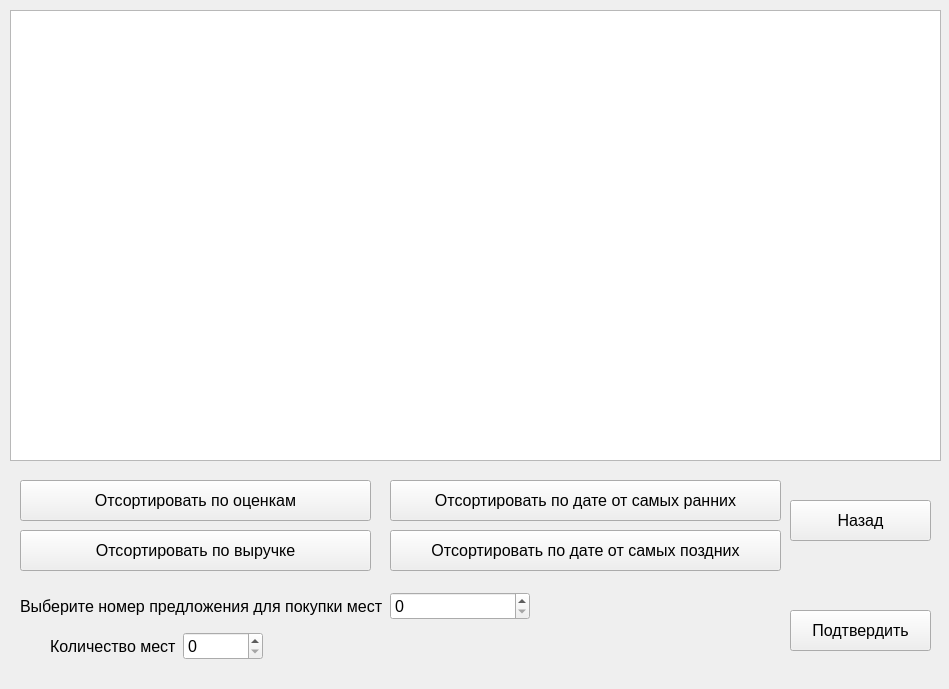
<?xml version="1.0" encoding="UTF-8"?>
<ui version="4.0">
 <class>LookOfferUserForm</class>
 <widget class="QWidget" name="LookOfferUserForm">
  <property name="geometry">
   <rect>
    <x>0</x>
    <y>0</y>
    <width>949</width>
    <height>689</height>
   </rect>
  </property>
  <property name="windowTitle">
   <string>Form</string>
  </property>
  <widget class="QPushButton" name="dateEarly">
   <property name="geometry">
    <rect>
     <x>390</x>
     <y>480</y>
     <width>391</width>
     <height>41</height>
    </rect>
   </property>
   <property name="font">
    <font>
     <pointsize>12</pointsize>
    </font>
   </property>
   <property name="text">
    <string>Отсортировать по дате от самых ранних</string>
   </property>
  </widget>
  <widget class="QPushButton" name="sortMark">
   <property name="geometry">
    <rect>
     <x>20</x>
     <y>480</y>
     <width>351</width>
     <height>41</height>
    </rect>
   </property>
   <property name="font">
    <font>
     <pointsize>12</pointsize>
    </font>
   </property>
   <property name="text">
    <string>Отсортировать по оценкам</string>
   </property>
  </widget>
  <widget class="QPushButton" name="back">
   <property name="geometry">
    <rect>
     <x>790</x>
     <y>500</y>
     <width>141</width>
     <height>41</height>
    </rect>
   </property>
   <property name="font">
    <font>
     <pointsize>12</pointsize>
    </font>
   </property>
   <property name="text">
    <string>Назад</string>
   </property>
  </widget>
  <widget class="QPushButton" name="sortMoney">
   <property name="geometry">
    <rect>
     <x>20</x>
     <y>530</y>
     <width>351</width>
     <height>41</height>
    </rect>
   </property>
   <property name="font">
    <font>
     <pointsize>12</pointsize>
    </font>
   </property>
   <property name="text">
    <string>Отсортировать по выручке</string>
   </property>
  </widget>
  <widget class="QTableWidget" name="tableWidget">
   <property name="geometry">
    <rect>
     <x>10</x>
     <y>10</y>
     <width>931</width>
     <height>451</height>
    </rect>
   </property>
  </widget>
  <widget class="QPushButton" name="dateLate">
   <property name="geometry">
    <rect>
     <x>390</x>
     <y>530</y>
     <width>391</width>
     <height>41</height>
    </rect>
   </property>
   <property name="font">
    <font>
     <pointsize>12</pointsize>
    </font>
   </property>
   <property name="text">
    <string>Отсортировать по дате от самых поздних</string>
   </property>
  </widget>
  <widget class="QPushButton" name="buy">
   <property name="geometry">
    <rect>
     <x>790</x>
     <y>610</y>
     <width>141</width>
     <height>41</height>
    </rect>
   </property>
   <property name="font">
    <font>
     <pointsize>12</pointsize>
    </font>
   </property>
   <property name="text">
    <string>Подтвердить</string>
   </property>
  </widget>
  <widget class="QWidget" name="">
   <property name="geometry">
    <rect>
     <x>20</x>
     <y>590</y>
     <width>510</width>
     <height>32</height>
    </rect>
   </property>
   <layout class="QHBoxLayout" name="horizontalLayout">
    <item>
     <widget class="QLabel" name="label_2">
      <property name="font">
       <font>
        <pointsize>12</pointsize>
       </font>
      </property>
      <property name="text">
       <string>Выберите номер предложения для покупки мест</string>
      </property>
     </widget>
    </item>
    <item>
     <widget class="QSpinBox" name="spinBox">
      <property name="font">
       <font>
        <pointsize>12</pointsize>
       </font>
      </property>
     </widget>
    </item>
   </layout>
  </widget>
  <widget class="QWidget" name="">
   <property name="geometry">
    <rect>
     <x>50</x>
     <y>630</y>
     <width>213</width>
     <height>32</height>
    </rect>
   </property>
   <layout class="QHBoxLayout" name="horizontalLayout_2">
    <item>
     <widget class="QLabel" name="label_3">
      <property name="font">
       <font>
        <pointsize>12</pointsize>
       </font>
      </property>
      <property name="text">
       <string>Количество мест</string>
      </property>
     </widget>
    </item>
    <item>
     <widget class="QSpinBox" name="spinBox_2">
      <property name="font">
       <font>
        <pointsize>12</pointsize>
       </font>
      </property>
     </widget>
    </item>
   </layout>
  </widget>
 </widget>
 <resources/>
 <connections/>
</ui>
